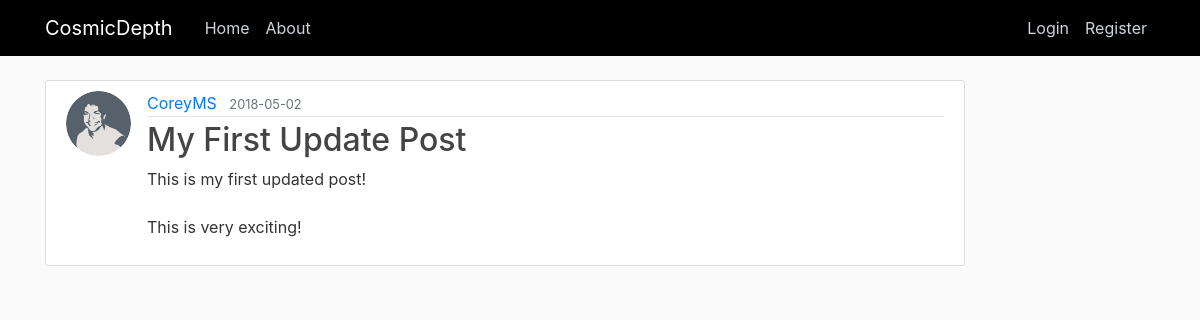
Before: /post/1 with the older database file.
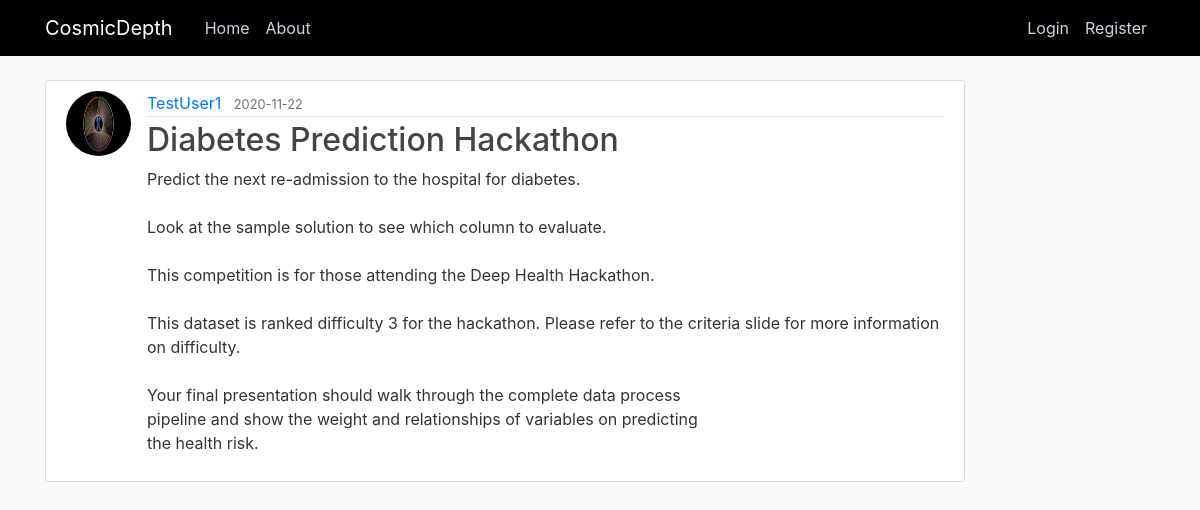
After: the same page with the newer database file.
### cosmicdepth/models.py (models this page shows, shortened)
class User(db.Model, UserMixin):
    id = db.Column(db.Integer, primary_key=True)
    username = db.Column(db.String(20), unique=True, nullable=False)
    email = db.Column(db.String(120), unique=True, nullable=False)
    image_file = db.Column(db.String(20), nullable=False, default='default.jpg')
    password = db.Column(db.String(60), nullable=False)
    posts = db.relationship('Post', backref='author', lazy=True)

class Post(db.Model):
    id = db.Column(db.Integer, primary_key=True)
    title = db.Column(db.String(100), nullable=False)
    date_posted = db.Column(db.DateTime, nullable=False, default=datetime.utcnow)
    content = db.Column(db.Text, nullable=False)
    user_id = db.Column(db.Integer, db.ForeignKey('user.id'), nullable=False)

### cosmicdepth/posts/routes.py (the view)
@posts.route("/post/<int:post_id>")
def post(post_id):
    post = Post.query.get_or_404(post_id)
    return render_template('post.html', title=post.title, post=post)

### cosmicdepth/templates/post.html (shortened to what this page needs)
{% extends "layout.html" %}
{% block content %}
  <article class="media content-section">
    <img class="rounded-circle article-img" src="{{ url_for('static', filename='profile_pics/' + post.author.image_file) }}">
    <div class="media-body">
      <div class="article-metadata">
        <a class="mr-2" href="{{ url_for('users.user_posts', username=post.author.username) }}">{{ post.author.username }}</a>
        <small class="text-muted">{{ post.date_posted.strftime('%Y-%m-%d') }}</small>
      </div>
      <h2 class="article-title">{{ post.title }}</h2>
      <p class="article-content">{{ post.content }}</p>
    </div>
  </article>
{% endblock content %}

Changed rows visible on the page:
no longer on this page (row unchanged): User: image_file (picture), author.username "CoreyMS"
now on this page (row edited): User: image_file (picture), author.username "TestUser1"
changed Post: date_posted "2018-05-02" → "2020-11-22"; title "My First Update Post" → "Diabetes Prediction Hackathon"; content "This is my first updated post! This is very exciting!" → "Predict the next re-admission to the hospital for diabetes. Look at the sample solution to see which column to evaluate. This competition is for those attending the Deep Health Hackathon. This dataset is ranked difficulty 3 for the hackathon. Please refer to the criteria slide for more information on difficulty. Your final presentation should walk through the complete data process pipeline and show the weight and relationships of variables on predicting the health risk."
